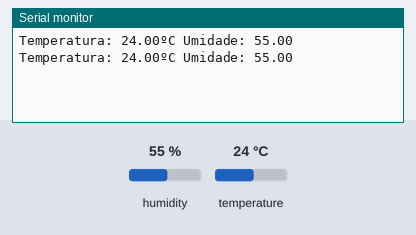
This sketch was run on a simulated ESP32. Parts: the last lines printed to the serial monitor. The test bench sets the inputs (shaded band); at power-on: humidity 55 %, temperature 24 °C.

Above: at 3.2 s.
3.3 s: humidity set to 22 %
At 5.8 s:
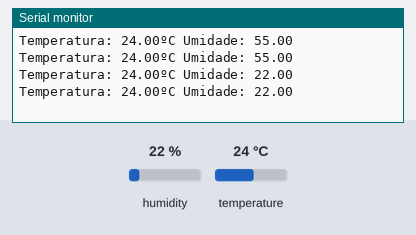
6.0 s: temperature set to 12 °C
At 6.5 s:
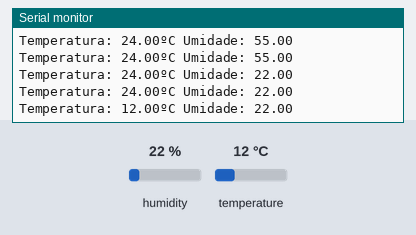
8.7 s: humidity set to 40 %
At 9.7 s:
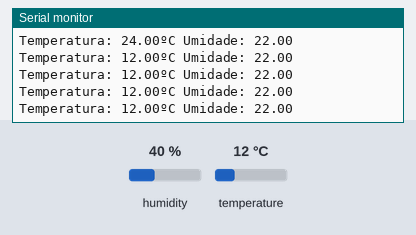
Timing chart, 0 to 11.7 s (numbered marks = the images above; inputs shaded):
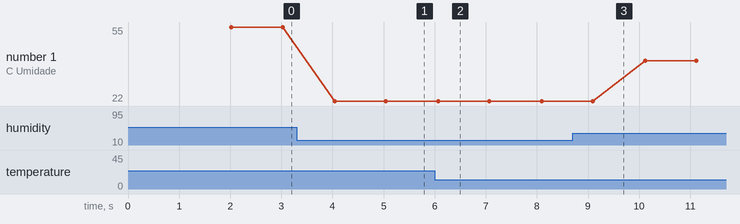

The sketch:

sketch_dec4g.ino
```cpp
#include "DHT.h"

#define DHT11PIN 26

DHT dht(DHT11PIN, DHT11); // Criação do objeto DHT utilizando o pino 26 para o DHT11

void setup() {
  Serial.begin(115200); // Inicialização da comunicação serial

  dht.begin(); // Inicialização do sensor DHT
  delay(2000); // Aguarda 2 segundos para estabilização do sensor
}

void loop() {
  float umi = dht.readHumidity(); // Lê a umidade do sensor
  float temp = dht.readTemperature(); // Lê a temperatura do sensor

  Serial.print("Temperatura: ");
  Serial.print(temp);
  Serial.print("ºC "); // Exibe a temperatura em graus Celsius
  Serial.print("Umidade: ");
  Serial.println(umi); // Exibe a umidade

  delay(1000); // Aguarda 1 segundo antes da próxima leitura
}
```

Measured:
- after the input at 3.3 s, the serial monitor: prints a new line after 0.75 s (image 1)
- after the input at 6.0 s, the serial monitor: prints a new line after 0.07 s (image 2)
- plotted number 1: 55 → 22 after the input at 3.3 s, 22 → 40 after the input at 8.7 s
